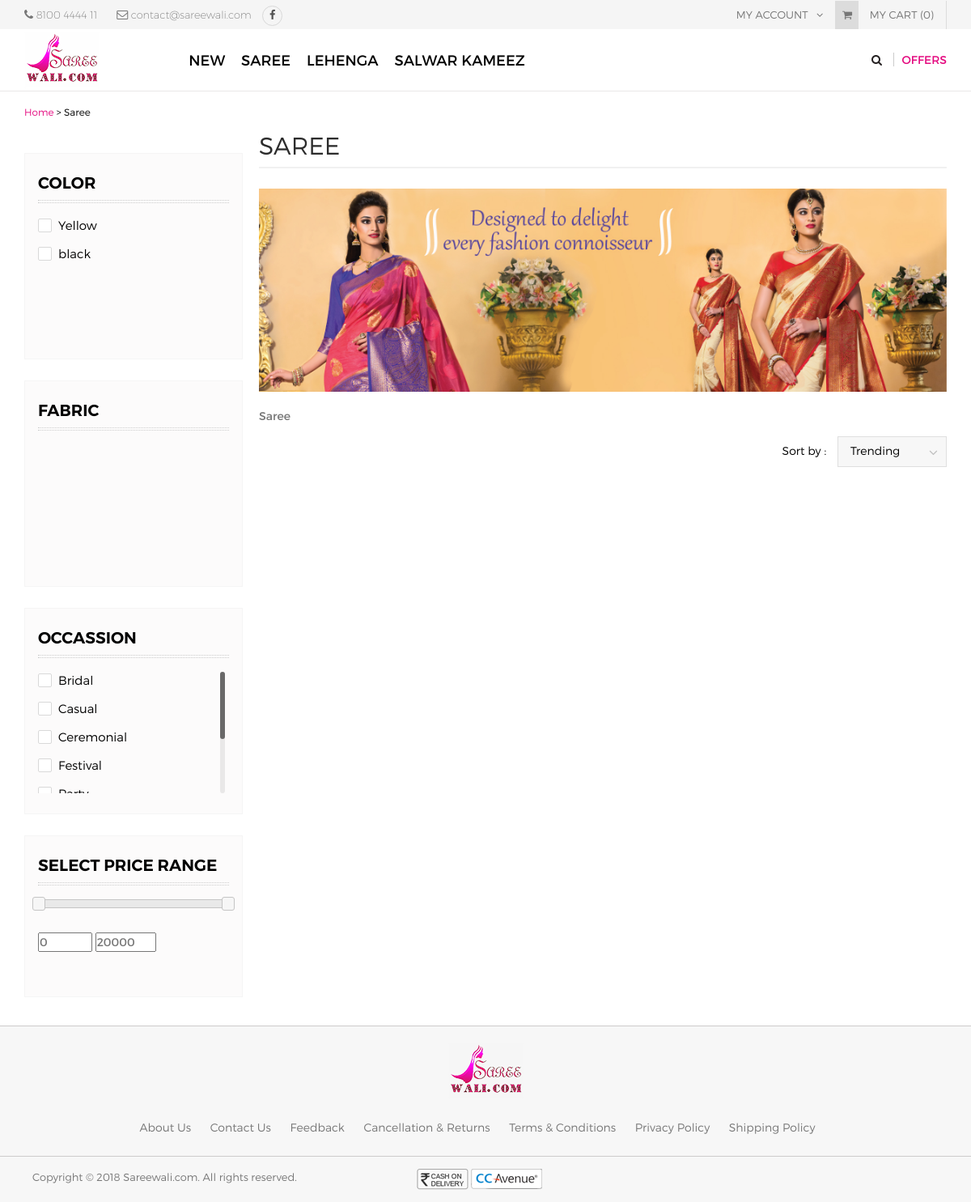
/product-list/sarees, run on an earlier commit of the app's database.
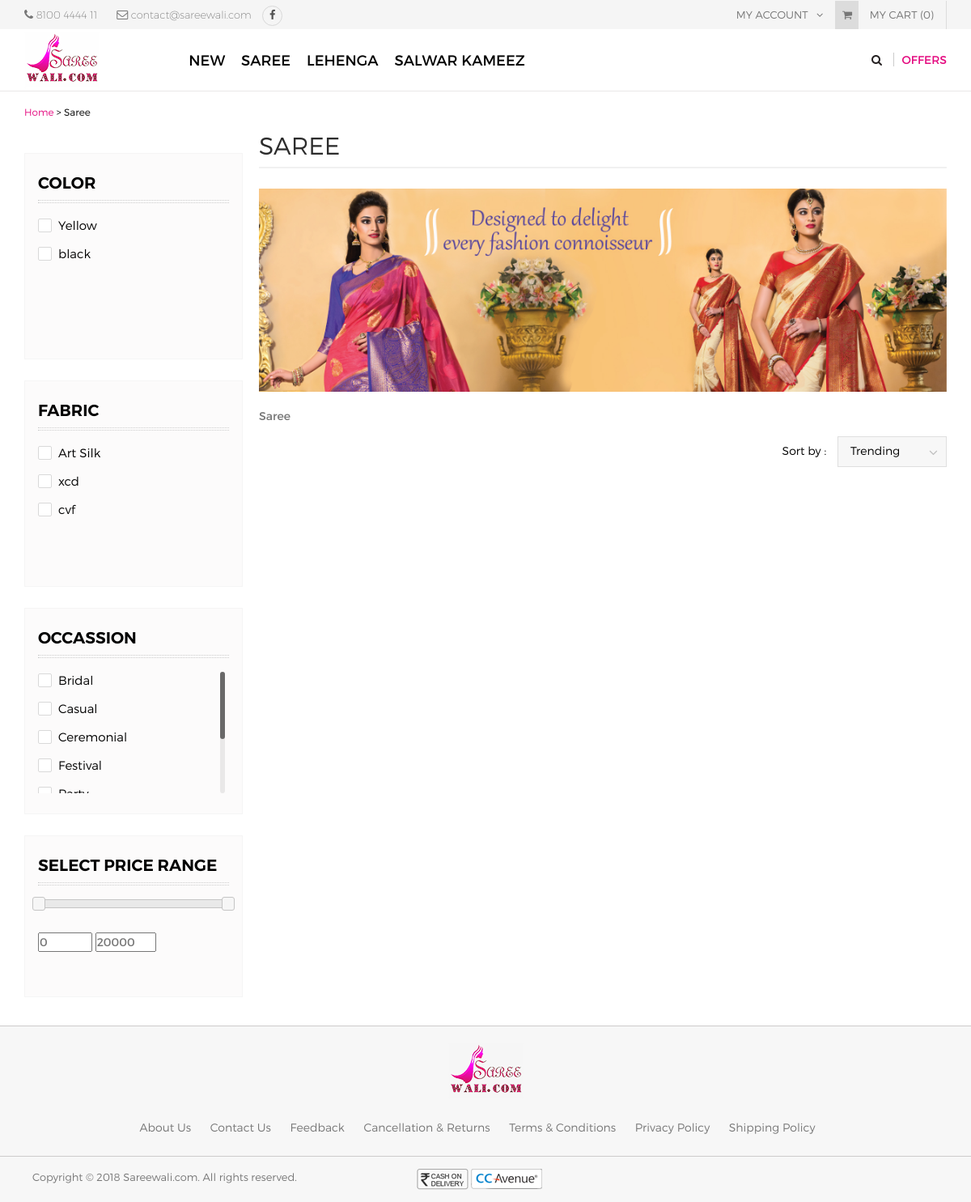
And on a later commit of the database.
### tables this page shows
CREATE TABLE `saree_admin` (
  `admin_id` int(11) NOT NULL,
  `username` varchar(255) NOT NULL,
  `email` varchar(255) NOT NULL,
  `password` varchar(255) NOT NULL,
  `original_password` varchar(255) NOT NULL,
  `contact_no` varchar(255) NOT NULL,
  `address` text NOT NULL,
  `is_active` int(11) NOT NULL
);

CREATE TABLE `saree_entity` (
  `entity_id` int(11) NOT NULL,
  `name` varchar(255) NOT NULL,
  `description` tinytext NOT NULL,
  `image_path` varchar(255) NOT NULL,
  `slug` varchar(255) NOT NULL,
  `level` int(11) NOT NULL,
  `parent_id` int(11) NOT NULL,
  `sort_order` int(11) NOT NULL,
  `is_special` enum('Y','N') NOT NULL DEFAULT 'N',
  `status` enum('Y','N') NOT NULL DEFAULT 'N',
  `date_added` int(11) NOT NULL,
  `date_modified` int(11) NOT NULL
);

CREATE TABLE `saree_color` (
  `color_id` int(11) NOT NULL,
  `name` varchar(255) NOT NULL
);

CREATE TABLE `saree_settings` (
  `settings_id` int(11) NOT NULL,
  `sitename` varchar(255) NOT NULL,
  `siteaddress` varchar(255) NOT NULL,
  `logoname` varchar(255) NOT NULL,
  `logopathname` varchar(255) NOT NULL,
  `facebook_page_url` varchar(255) NOT NULL,
  `gst_no` varchar(255) NOT NULL,
  `date_added` int(11) NOT NULL
);

CREATE TABLE `saree_fabric` (
  `fabric_id` int(11) NOT NULL,
  `name` varchar(255) NOT NULL
);

### application/models/Defaultdata.php (called while the page is built, shortened)
<?php
class Defaultdata extends CI_Model {
	private $mydata = array();
	public function getFrontendDefaultData()
	{
		$this->mydata["tot_segments"] = $this->getUrlSegments();
		$this->mydata['general_settings'] = $this->grabSettingData();
		$this->mydata["modal"] = $this->load->view('partials/modal', null, true);
		$this->mydata['admin_profile'] = $this->grabProfileData();
		$this->mydata['final_tree'] = $this->grabTree();
		$this->mydata['prd_cat'] = $this->entitydata->grab_entity(array("level" => "1", "status" => "Y"));
		$this->data = $this->mydata;
		$this->headerdata = $this->mydata;
		$count = 0;
		$total_price = 0;
		$this->headerdata['total_price'] = number_format($total_price, 2);
		$this->headerdata['count'] = $count;
		$this->headerdata['cart'] = $this->load->view('partials/cart', $this->headerdata, true);
		$this->data["header"] = $this->load->view('partials/header', $this->headerdata, true);
		$this->data["head"] = $this->load->view('partials/head', null, true);
		$this->data["upper_footer"] = $this->load->view('partials/upper_footer', $this->headerdata, true);
		$this->data["footer"] = $this->load->view('partials/footer', null, true);
		$this->data["foot"] = $this->load->view('partials/foot', null, true);
		return $this->data;
	}
	public function grabTree(){
		$tree = $this->entitydata->grab_entity(array("level !=" => "0", "status" => "Y"), array(), array(), array("sort_order" => "asc"));
		$recArr = array();
		if(!empty($tree)){
			foreach($tree as $tr){
				$recArr[$tr->entity_id] = $tr;
			}
		}
		if(!empty($tree)){
			foreach($tree as $tr){
				if(isset($recArr[$tr->parent_id])){
					$final_tree[$tr->name.'_'.$tr->is_special.'_'.$tr->slug] = $recArr[$tr->parent_id]->name.'_'.$tr->is_special.'_'.$tr->slug;
				}else{
					$final_tree[$tr->name.'_'.$tr->is_special.'_'.$tr->slug] = null;
				}
			}
		}
		return $this->defaultdata->parseTree($final_tree);
	}
	public function getUrlSegments()
	{
		$all_segment=$this->uri->segment_array();
		return $all_segment;
	}
	public function grabSettingData(){
		$query = $this->db->get(TABLE_SETTINGS);
		return $query->row();
	}
	public function grabProfileData(){
		$query = $this->db->get(TABLE_ADMIN);
		return $query->row();
	}
	public function parseTree($tree, $root = null) {
        $return = array();
        foreach($tree as $child => $parent) {
            if($parent == $root) {
                unset($tree[$child]);
                $return[] = array(
                    'name' => $child,
                    'children' => $this->parseTree($tree, $child)
                );
            }
        }
        return empty($return) ? null : $return;
    }
}
?>

### application/controllers/Product.php (called while the page is built, shortened)
<?php
	class Product extends CI_Controller {
		public $data = array();
		private $perPage = 6;
		public function __construct(){
			$this->load->model('bannerdata');
			$this->load->model('entitydata');
			$this->load->model('userdata');
			$this->load->model('productdata');
			$this->load->model('adsdata');
			$this->load->model('reviewdata');
			$this->load->model('cartdata');
			$this->data = $this->defaultdata->getFrontendDefaultData();
		}
		public function product_list($entity, $sub_entity = null){
			$this->load->library('breadcrumb');
			$entity_data = $this->entitydata->grab_entity(array("slug" => $entity));
			$this->breadcrumb->add('Home', base_url());
			$this->breadcrumb->add($entity_data[0]->name, base_url('product-list/'.$entity));
			if($sub_entity){
				$sub_entity_data = $this->entitydata->grab_entity(array("slug" => $sub_entity));
				$this->breadcrumb->add($sub_entity_data[0]->name, base_url('product-list/'.$entity));
				$product_list = $this->productdata->grab_product_list_all($sub_entity, 0, $this->perPage);
				$this->data['entity'] = $sub_entity_data[0]->name;
			}else{
				$product_list = $this->productdata->grab_product_list_all($entity, 0 , $this->perPage);
				$this->data['entity'] = $entity_data[0]->name;
			}
			$this->data['product_list'] = $product_list;
			$this->data['products'] = $this->load->view('partials/products', $this->data, true);
			$this->data['breadcrumb'] = $this->breadcrumb->output();
			$colors = $this->productdata->grab_color();
			$this->data['colors'] = $colors;
			$fabrics = $this->productdata->grab_fabric();
			$this->data['fabrics'] = $fabrics;
			$searchbar = $this->load->view('partials/searchbar', $this->data, true);
			$this->data['searchbar'] = $searchbar;
			$this->load->view('product_list', $this->data);
		}
	}
?>

### index.php (called while the page is built, shortened)
<?php
require_once BASEPATH.'core/CodeIgniter.php';

### application/models/Entitydata.php (called while the page is built, shortened)
<?php
class Entitydata extends CI_Model {
	public function grab_entity($cond = array(), $like = array(), $limit = array(), $order_by = array()){
		if(!empty($cond)){
			$this->db->where($cond);
		}
		if(!empty($order_by)){
			foreach($order_by as $key => $val){
				$this->db->order_by($key, $val);
			}
		}else{
			$this->db->order_by('date_added','desc');
		}
		$query = $this->db->get(TABLE_ENTITY);
		return $query->result();
	}
}

### application/models/Productdata.php (called while the page is built, shortened)
<?php
class Productdata extends CI_Model {
	public function grab_color($cond = array(), $like = array(), $limit = array()){
		$query = $this->db->get(TABLE_COLOR);
		return $query->result();
	}
	public function grab_fabric($cond = array(), $like = array(), $limit = array()){
		$query = $this->db->get(TABLE_FABRIC);
		return $query->result();
	}
}

### application/views/partials/searchbar.php (the view, shortened to what the rows shown need)
<div class="col-md-3">
  <form name="frmFilter" id="frmFilter" action="">
    <div class="leftBox">
      <div class="filterBox">
        <h2><i class="fa fa-caret-down" aria-hidden="true"></i>Color </h2>
        <div class="scroll-color">
          <ul class="filterItems">
            <?php
            if(!empty($colors)){
              foreach ($colors as $key => $value) {
                ?>
                <li>
                  <label for="<?php echo $value->name;?>"> <span ></span><?php echo $value->name;?> </label>
                </li>
                <?php
              }
            }
            ?>
          </ul>
        </div>
      </div>
      <div class="filterBox">
        <h2><i class="fa fa-caret-down" aria-hidden="true"></i>Fabric </h2>
        <div class="scroll-fabric">
          <ul class="filterItems">
            <?php
            if(!empty($fabrics)){
              foreach ($fabrics as $key => $value) {
            ?>
            <li>
              <label for="<?php echo $value->name;?>"> <span ></span><?php echo $value->name;?> </label>
            </li>
            <?php
              }
            }
            ?>
          </ul>
        </div>
      </div>
      <div class="filterBox">
        <h2><i class="fa fa-caret-down" aria-hidden="true"></i>Occassion </h2>
      </div>
      <div class="filterBox">
        <h2><i class="fa fa-caret-down" aria-hidden="true"></i>Select Price range</h2>
      </div>
    </div>
  </form>
</div>

### application/views/partials/header.php (shortened to what the rows shown need)
<header>
  <div class="header-top">
    <div class="container">
      <div class="row">
        <div class="col-md-6">
        	<span class="phone">
        		<i class="fa fa-phone"></i>
        		<a href="tel:<?php echo $admin_profile->contact_no;?>"><?php echo $admin_profile->contact_no;?></a>
        	</span>
        	<span class="email">
        		<i class="fa fa-envelope-o" aria-hidden="true"></i>
        		<a href="mailto:<?php echo $admin_profile->email;?>"><?php echo $admin_profile->email;?></a>
        	</span>
        </div>
      </div>
    </div>
  </div>
  <div class="header-area">
    <div class="container">
      <div class="row">
        <div class="col-md-10 headerRight">
          <div class="menu-container">
            <div class="menu">
              <?php
                  function printTree($tree) {
                    if(!is_null($tree) && count($tree) > 0) {
                            echo '<ul>';
                            foreach($tree as $node) {
                                $name = explode("_", $node['name']);
                                if(!empty($node['children'])){
                                  if($name[1] == 'Y'){
                                    echo '<li><a class="coutreNav" href="'.base_url('product-list/'.$name[2]).'">'.$name[0].'</a>';
                                  }else{
                                    echo '<li><a href="'.base_url('product-list/'.$name[2]).'">'.$name[0].'</a>';
                                  }
                                }else{
                                  if($name[1] == 'Y'){
                                    echo '<li><a class="coutreNav" href="'.base_url('product-list/'.$name[2]).'">'.$name[0].'</a>';
                                  }else{
                                    echo '<li><a href="'.base_url('product-list/'.$name[2]).'">'.$name[0].'</a>';
                                  }
                                }
                                echo '</li>';
                            }
                            echo '</ul>';
                        }
                    }
                    printTree($final_tree);
                ?>
            </div>
          </div>
        </div>
      </div>
    </div>
  </div>
</header>

### application/views/partials/footer.php (shortened to what the rows shown need)
<div class="copyright">
  <div class="container">
    <div class="copy-left col-xs-12 col-md-5">Copyright © 2018 <?php echo ucfirst(rtrim(preg_replace("(^https?://www.)", "",$general_settings->siteaddress), '/'));?>. All rights reserved.</div>
    <ul class="foot-paymen col-xs-12 col-md-5">
      <img src="<?php echo base_url(); ?>resources/images/payment-option.png" alt="" />
    </ul>
  </div>
</div>

What changed in the data, as far as the page shows it:
added saree_fabric: name "Art Silk"
added saree_fabric: name "xcd"
added saree_fabric: name "cvf"
